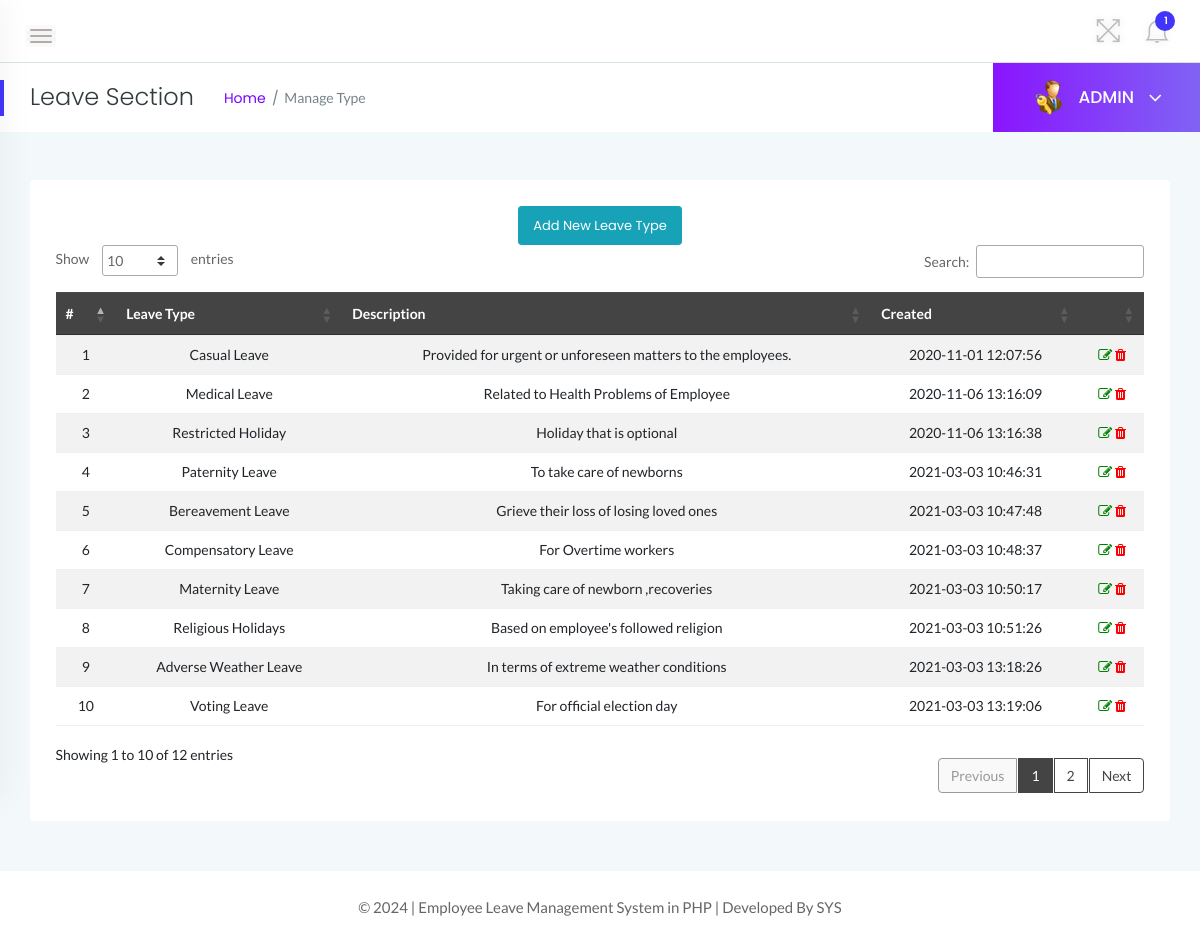
The page /admin/leave-section.php (signed in) on the database its author committed.
### tables this page shows
CREATE TABLE `tblleavetype` (
  `id` int(11) NOT NULL,
  `LeaveType` varchar(200) DEFAULT NULL,
  `Description` mediumtext DEFAULT NULL,
  `CreationDate` timestamp NOT NULL DEFAULT current_timestamp()
);

### admin/leave-section.php (the view, shortened to what this page needs)
<?php
    if(strlen($_SESSION['alogin'])==0){
    header('location:index.php');
    } else {
?>
<!doctype html>
<html class="no-js" lang="en">
<head>
    <link rel="stylesheet" href="../assets/css/bootstrap.min.css">
    <link rel="stylesheet" href="../assets/css/font-awesome.min.css">
    <link rel="stylesheet" href="../assets/css/themify-icons.css">
    <link rel="stylesheet" href="../assets/css/metisMenu.css">
    <link rel="stylesheet" href="../assets/css/owl.carousel.min.css">
    <link rel="stylesheet" href="../assets/css/slicknav.min.css">
    <link rel="stylesheet" href="https://www.amcharts.com/lib/3/plugins/export/export.css" type="text/css" media="all" />
    <link rel="stylesheet" type="text/css" href="https://cdn.datatables.net/1.10.19/css/jquery.dataTables.css">
    <link rel="stylesheet" type="text/css" href="https://cdn.datatables.net/1.10.18/css/dataTables.bootstrap4.min.css">
    <link rel="stylesheet" type="text/css" href="https://cdn.datatables.net/responsive/2.2.3/css/responsive.bootstrap.min.css">
    <link rel="stylesheet" type="text/css" href="https://cdn.datatables.net/responsive/2.2.3/css/responsive.jqueryui.min.css">
    <link rel="stylesheet" href="../assets/css/typography.css">
    <link rel="stylesheet" href="../assets/css/default-css.css">
    <link rel="stylesheet" href="../assets/css/styles.css">
    <link rel="stylesheet" href="../assets/css/responsive.css">
</head>
<body>
    <div class="page-container">
        <div class="main-content">
            <div class="header-area">
                <div class="row align-items-center">
                    <div class="col-md-6 col-sm-8 clearfix">
                        <div class="nav-btn pull-left">
                            <span></span>
                            <span></span>
                            <span></span>
                        </div>
                    </div>
                    <div class="col-md-6 col-sm-4 clearfix">
                        <ul class="notification-area pull-right">
                            <li id="full-view"><i class="ti-fullscreen"></i></li>
                            <?php include '../includes/admin-notification.php'?>
                        </ul>
                    </div>
                </div>
            </div>
            <div class="page-title-area">
                <div class="row align-items-center">
                    <div class="col-sm-6">
                        <div class="breadcrumbs-area clearfix">
                            <h4 class="page-title pull-left">Leave Section</h4>
                            <ul class="breadcrumbs pull-left">
                                <li><a href="dashboard.php">Home</a></li>
                                <li><span>Manage Type</span></li>
                            </ul>
                        </div>
                    </div>
                    <div class="col-sm-6 clearfix">
                        <div class="user-profile pull-right">
                            <img class="avatar user-thumb" src="../assets/images/admin.png" alt="avatar">
                            <h4 class="user-name dropdown-toggle" data-toggle="dropdown">ADMIN <i class="fa fa-angle-down"></i></h4>
                        </div>
                    </div>
                </div>
            </div>
            <div class="main-content-inner">
                <div class="row">
                    <div class="col-12 mt-5">
                        <div class="card">
                            <div class="card-body">
                                <div class="data-tables datatable-dark">
                                <center><a href="add-leavetype.php" class="btn btn-sm btn-info">Add New Leave Type</a></center>
                                    <table id="dataTable3" class="table table-hover table-striped text-center">
                                        <thead class="text-capitalize">
                                            <tr>
                                                <th>#</th>
                                                <th>Leave Type</th>
                                                <th>Description</th>
                                                <th>Created</th>
                                                <th></th>
                                            </tr>
                                        </thead>
                                        <tbody>
                                        <?php $sql = "SELECT * from tblleavetype";
                                        $query = $dbh -> prepare($sql);
                                        $query->execute();
                                        $results=$query->fetchAll(PDO::FETCH_OBJ);
                                        $cnt=1;
                                        if($query->rowCount() > 0)
                                        {
                                        foreach($results as $result)
                                        {               ?>
                                        <tr>
                                            <td> <?php echo htmlentities($cnt);?></td>
                                            <td><?php echo htmlentities($result->LeaveType);?></td>
                                            <td><?php echo htmlentities($result->Description);?></td>
                                            <td><?php echo htmlentities($result->CreationDate);?></td>
                                            <td><a href="edit-leaveType.php?lid=<?php echo htmlentities($result->id);?>"><i class="fa fa-edit" style="color:green"></i></a>
                                            <a href="leave-section.php?del=<?php echo htmlentities($result->id);?>" onclick="return confirm('Do you want to delete?');"> <i class="fa fa-trash" style="color:red"></i></a> </td>
                                        </tr>
                                         <?php $cnt++;} }?>
                                    </tbody>
                                    </table>
                                </div>
                            </div>
                        </div>
                    </div>
                </div>
                </div>
            </div>
            <?php include '../includes/footer.php' ?>
        </div>
</body>
</html>
<?php } ?>

### assets/css/typography.css (style rules this page uses)
body { font-size: 14px; font-family: 'Lato', sans-serif; }
h1, h2, h3, h4, h5, h6 { margin: 0; font-family: 'Poppins', sans-serif; }
a, a:visited { text-decoration: none; transition: all 0.3s ease-in-out; -webkit-transition: all 0.3s ease-in-out; -moz-transition: all 0.3s ease-in-out; -o-transition: all 0.3s ease-in-out; outline: 0; font-family: 'Poppins', sans-serif; }
ul, ol { margin-bottom: 0px; margin-top: 0px; padding: 0; }
ul { margin: 0; list-style-type: none; }

### assets/css/default-css.css (style rules this page uses)
* { margin: 0; padding: 0; box-sizing: border-box; }
*, *:before, *:after { -moz-box-sizing: border-box; -webkit-box-sizing: border-box; box-sizing: border-box; }
html { -webkit-font-smoothing: antialiased; }
body { background: #fff; font-weight: normal; -webkit-font-smoothing: antialiased; -webkit-text-size-adjust: 100%; }
img { max-width: 100%; height: auto; }
:root { --primary-color: #4336FB; }

### assets/css/responsive.css (style rules this page uses)
@media (min-width: 1200px) and (max-width: 1364px) { .nav-btn { position: fixed; z-index: 99; left: 363px; background: #303641; padding: 14px; top: 0; margin: 0; } }
@media (min-width: 1200px) and (max-width: 1364px) { .nav-btn span { background: #fffbfb; } }
@media (min-width: 1200px) and (max-width: 1364px) { .sbar_collapsed .nav-btn { position: initial; background: none; padding: 0; margin: 10px 30px 0 0; } }
@media (min-width: 1200px) and (max-width: 1364px) { .sbar_collapsed .nav-btn span { background: #b3aaaa; } }
@media (min-width: 1200px) and (max-width: 1364px) { .main-content-inner { padding: 0 15px 50px; } }
@media (min-width: 1200px) and (max-width: 1364px) { .page-container, .sbar_collapsed.page-container { padding-left: 0; } }

### rows shown on the page
tblleavetype: LeaveType "Casual Leave", Description "Provided for urgent or unforeseen matters to the employees.", CreationDate "2020-11-01 12:07:56"
tblleavetype: LeaveType "Medical Leave", Description "Related to Health Problems of Employee", CreationDate "2020-11-06 13:16:09"
tblleavetype: LeaveType "Restricted Holiday", Description "Holiday that is optional", CreationDate "2020-11-06 13:16:38"
tblleavetype: LeaveType "Paternity Leave", Description "To take care of newborns", CreationDate "2021-03-03 10:46:31"
tblleavetype: LeaveType "Bereavement Leave", Description "Grieve their loss of losing loved ones", CreationDate "2021-03-03 10:47:48"
tblleavetype: LeaveType "Compensatory Leave", Description "For Overtime workers", CreationDate "2021-03-03 10:48:37"
tblleavetype: LeaveType "Maternity Leave", Description "Taking care of newborn ,recoveries", CreationDate "2021-03-03 10:50:17"
tblleavetype: LeaveType "Religious Holidays", Description "Based on employee's followed religion", CreationDate "2021-03-03 10:51:26"
tblleavetype: LeaveType "Adverse Weather Leave", Description "In terms of extreme weather conditions", CreationDate "2021-03-03 13:18:26"
tblleavetype: LeaveType "Voting Leave", Description "For official election day", CreationDate "2021-03-03 13:19:06"

### other values the page prints
$unreadcount "1"
